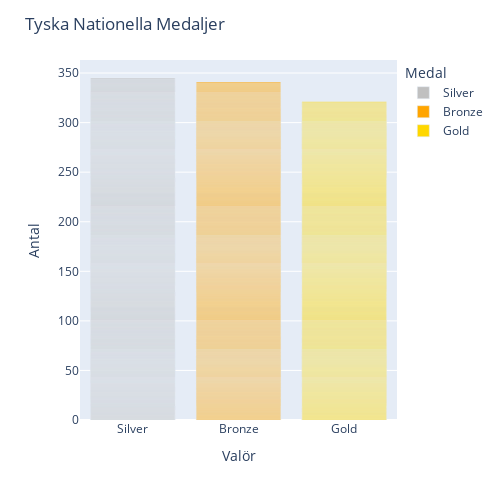

Notebook cell for this chart:
### Code cell
temp_df = ger_df.drop_duplicates(subset=["Team","NOC","Games","Year","City","Sport","Event","Medal"])
ny_team_variabel = temp_df["Medal"].isin(["Gold", "Silver", "Bronze"])
ny_team_variabel = temp_df[ny_team_variabel]

fig = px.bar(ny_team_variabel, x="Medal", color="Medal", color_discrete_sequence=color1, width=500, height=500)
fig.update_layout(title="Tyska Nationella Medaljer", xaxis_title="Valör", yaxis_title="Antal")
fig.show()

### Figure 1 — Plotly figure (JSON) as saved in the notebook; plotly's stock layout.template omitted (floating-point values rounded to 4 significant figures; data arrays with more than 128 entries replaced by an {"elided": "..."} marker saying what was removed)
{"data": [{"alignmentgroup": "True", "hovertemplate": "Medal=%{x}<br>count=%{y}<extra></extra>", "legendgroup": "Silver", "marker": {"color": "silver", "pattern": {"shape": ""}}, "name": "Silver", "offsetgroup": "Silver", "orientation": "v", "showlegend": true, "textposition": "auto", "type": "bar", "x": {"elided": "345 str values"}, "xaxis": "x", "y": {"elided": "345 int values"}, "yaxis": "y"}, {"alignmentgroup": "True", "hovertemplate": "Medal=%{x}<br>count=%{y}<extra></extra>", "legendgroup": "Bronze", "marker": {"color": "orange", "pattern": {"shape": ""}}, "name": "Bronze", "offsetgroup": "Bronze", "orientation": "v", "showlegend": true, "textposition": "auto", "type": "bar", "x": {"elided": "341 str values"}, "xaxis": "x", "y": {"elided": "341 int values"}, "yaxis": "y"}, {"alignmentgroup": "True", "hovertemplate": "Medal=%{x}<br>count=%{y}<extra></extra>", "legendgroup": "Gold", "marker": {"color": "gold", "pattern": {"shape": ""}}, "name": "Gold", "offsetgroup": "Gold", "orientation": "v", "showlegend": true, "textposition": "auto", "type": "bar", "x": {"elided": "321 str values"}, "xaxis": "x", "y": {"elided": "321 int values"}, "yaxis": "y"}], "layout": {"barmode": "relative", "height": 500, "legend": {"title": {"text": "Medal"}, "tracegroupgap": 0}, "margin": {"t": 60}, "title": {"text": "Tyska Nationella Medaljer"}, "width": 500, "xaxis": {"anchor": "y", "categoryarray": ["Silver", "Bronze", "Gold"], "categoryorder": "array", "domain": [0, 1], "title": {"text": "Valör"}}, "yaxis": {"anchor": "x", "domain": [0, 1], "title": {"text": "Antal"}}}}
